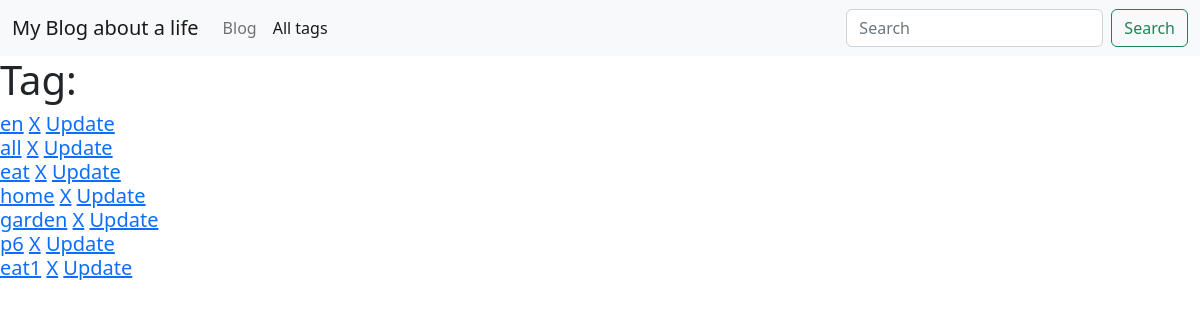
The page /blog/tags/ on the database its author committed.
### blog/models.py (models this page shows, shortened)
class Tag (models.Model):
    title=models.CharField(max_length=50, db_index=True)
    slug=models.SlugField(max_length=50, unique=True)
    def get_absolute_url(self):
        return reverse('tag_detail_url', kwargs={'slug':self.slug})

### blog/views.py (the view)
# urls.py: path('tags/', tags_list, name='tag_list_url'),
def tags_list(request):
    tags = Tag.objects.all()
    return render(request, 'blog/tag_list.html', context={'tags': tags})

### blog/templates/blog/tag_list.html (shortened to what this page needs)
{% extends 'blog/baseBlog.html'%}
{%block content%}
<h1>Tag:</h1>
{%for tag in tags%}
<div class="card-body">
    <h5 class="card-title">
        <a href="{{tag.get_absolute_url}}">{{tag.slug}}</a>
    <a href="{%url 'tag_delete_url' slug=tag.slug%}">X</a>
    <a href="{%url 'tag_update_url' slug=tag.slug%}">Update</a>
    </h5>
  </div>
{%endfor%}
{%endblock%}

### blog/templates/blog/baseBlog.html
{% extends 'base.html'%}

### template/base.html (shortened to what this page needs)
<!DOCTYPE html>
<html lang="en">
<head>
<link href="https://cdn.jsdelivr.net/npm/bootstrap@5.2.0-beta1/dist/css/bootstrap.min.css" rel="stylesheet">
</head>
<body>
<nav class="navbar navbar-expand-lg bg-light">
  <div class="container-fluid">
    <a class="navbar-brand" href="#">My Blog about a life</a>
    <div class="collapse navbar-collapse" id="navbarSupportedContent">
      <ul class="navbar-nav me-auto mb-2 mb-lg-0">
        <li class="nav-item">
          <a class="nav-link" href="{% url 'post_list_url' %}">Blog</a>
        </li>
          <li class="nav-item">
              <a class="nav-link active" aria-current="page" href="{% url 'tag_list_url'%}">All tags</a>
          </li>
      </ul>
      <form class="d-flex" role="search" action="{% url 'post_list_url' %}">
        <input class="form-control me-2" type="search" placeholder="Search" aria-label="Search" name="search">
        <button class="btn btn-outline-success" type="submit">Search</button>
      </form>
    </div>
  </div>
</nav>
{% block content%}{% endblock %}
</body>
</html>

### rows shown on the page
Tag: slug "en"
Tag: slug "all"
Tag: slug "eat"
Tag: slug "home"
Tag: slug "garden"
Tag: slug "p6"
Tag: slug "eat1"
